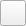
<?xml version="1.0" encoding="UTF-8"?>
<ui version="4.0">
 <class>ColorPickerButton</class>
 <widget class="QToolButton" name="ColorPickerButton">
  <property name="geometry">
   <rect>
    <x>0</x>
    <y>0</y>
    <width>26</width>
    <height>26</height>
   </rect>
  </property>
  <property name="windowTitle">
   <string>ColorPickerButton</string>
  </property>
 </widget>
 <resources/>
 <connections/>
</ui>
